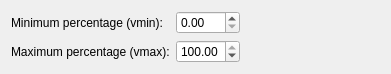
       <widget class="QWidget" name="layoutWidget_6">
        <property name="geometry">
         <rect>
          <x>10</x>
          <y>140</y>
          <width>391</width>
          <height>60</height>
         </rect>
        </property>
        <layout class="QGridLayout" name="gridLayout_4">
         <item row="0" column="0">
          <widget class="QLabel" name="label_22">
           <property name="text">
            <string>Minimum percentage (vmin):</string>
           </property>
          </widget>
         </item>
         <item row="1" column="0">
          <widget class="QLabel" name="label_23">
           <property name="text">
            <string>Maximum percentage (vmax):</string>
           </property>
          </widget>
         </item>
         <item row="0" column="2">
          <spacer name="horizontalSpacer_10">
           <property name="orientation">
            <enum>Qt::Horizontal</enum>
           </property>
           <property name="sizeHint" stdset="0">
            <size>
             <width>40</width>
             <height>20</height>
            </size>
           </property>
          </spacer>
         </item>
         <item row="0" column="1">
          <widget class="QDoubleSpinBox" name="vmin_colorbar_spinBox">
           <property name="maximum">
            <double>100.000000000000000</double>
           </property>
          </widget>
         </item>
         <item row="1" column="1">
          <widget class="QDoubleSpinBox" name="vmax_colorbar_spinBox">
           <property name="maximum">
            <double>100.000000000000000</double>
           </property>
           <property name="value">
            <double>100.000000000000000</double>
           </property>
          </widget>
         </item>
        </layout>
       </widget>
